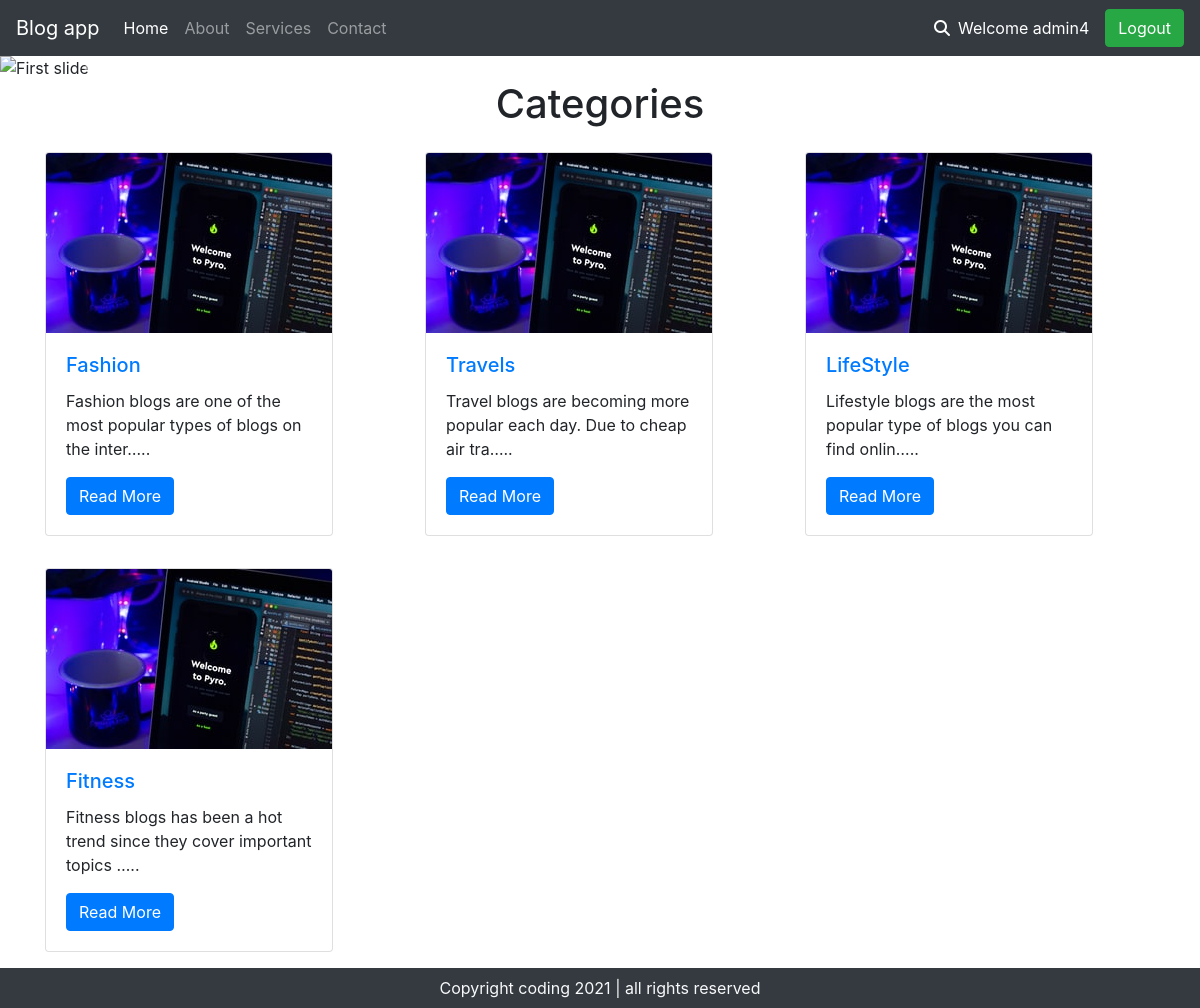
The app's page / (signed in) with its own data.
### blog/models.py (models this page shows)
class Blog_categories(models.Model):
	category = models.CharField(max_length=50)
	desc = models.TextField()
	slug = models.SlugField(unique=True, null = True, blank = True)
	def __str__(self):
		return self.category

### blog/views.py (the view)
# urls.py: path('', index, name="home"),
def index(request):
    fetch = Blog_categories.objects.all()
    return render(request, 'index.html', {'items': fetch})

### blog/templates/index.html (shortened to what this page needs)
{% extends 'basic.html' %}
{% load static %}
{% block body %}
<div id="carouselExampleControls" class="carousel slide" data-ride="carousel">
	<div class="carousel-inner">
		<div class="carousel-item active">
			<img class="d-block w-100" src="https://source.unsplash.com/1400x600/?data scrience,ecommerce product" alt="First slide">
		</div>
	</div>
	<a class="carousel-control-prev" href="#carouselExampleControls" role="button" data-slide="prev">
		<span class="carousel-control-prev-icon" aria-hidden="true"></span>
	</a>
	<a class="carousel-control-next" href="#carouselExampleControls" role="button" data-slide="next">
		<span class="carousel-control-next-icon" aria-hidden="true"></span>
	</a>
</div>
<h1 class="text-center">Categories</h1>
<div class="container">
	<div class="row">
		{% for itm in items %}
		<div class="col-md-4 my-3">
			<div class="card" style="width: 18rem;">
				<img class="card-img-top" src="{% static 'images/card1.jpg' %}" alt="Card image cap">
				<div class="card-body">
					<h5 class="card-title"><a href="/{{itm.slug}}/index.htm">{{itm.category}}</a></h5>
					<p class="card-text">{{itm.desc|truncatechars:70}}..</p>
					<a href="/{{itm.slug}}/index.htm" class="btn btn-primary">Read More</a>
				</div>
			</div>
		</div>
		{% endfor %}
	</div>
</div>
{% endblock %}
{% block footer %}
<div class="container-fluid bg-dark text-light">
	<p class="text-center py-2 mb-0">Copyright coding 2021 | all rights reserved</p>
</div>
{% endblock %}

### blog/templates/basic.html (shortened to what this page needs)
{% load static %}
<!doctype html>
<html lang="en">
  <head>
    <link rel="stylesheet" href="https://maxcdn.bootstrapcdn.com/bootstrap/4.0.0/css/bootstrap.min.css">
  </head>
  <body>
    <nav class="navbar navbar-expand-lg navbar-dark bg-dark">
      <a class="navbar-brand" href="/">Blog app</a>
      <div class="collapse navbar-collapse" id="navbarSupportedContent">
        <ul class="navbar-nav mr-auto">
          <li class="nav-item active">
            <a class="nav-link" href="/">Home <span class="sr-only">(current)</span></a>
          </li>
          <li class="nav-item">
            <a class="nav-link" href="/about">About</a>
          </li>
          <li class="nav-item">
            <a class="nav-link" href="/services">Services</a>
          </li>
          <li class="nav-item">
            <a class="nav-link" href="/contact">Contact</a>
          </li>
        </ul>
        <form class="form-inline my-2 my-lg-0">
            <i class="fas fa-search" id="click" style="color: white; cursor: pointer;"></i>
          </form>
        {% if user.is_authenticated %}
        <span class="text-white mx-2">Welcome {{request.user}}</span>
        <a href="/logout" class="btn btn-success ml-2">Logout</a>
        {% else %}
        <a href="/login" class="btn btn-success ml-2">Login</a>
        {% endif %}
      </div>
    </nav>
    {% block body %}{% endblock %}
    {% block footer %}{% endblock %}
  </body>
</html>

### records on screen
Blog_categories: category "Fashion", desc "Fashion blogs are one of the most popular types of blogs on the inter…"
Blog_categories: category "Travels", desc "Travel blogs are becoming more popular each day. Due to cheap air tra…"
Blog_categories: category "LifeStyle", desc "Lifestyle blogs are the most popular type of blogs you can find onlin…"
Blog_categories: category "Fitness", desc "Fitness blogs has been a hot trend since they cover important topics …"

### other values on screen
{{ request.user }} "admin4"
